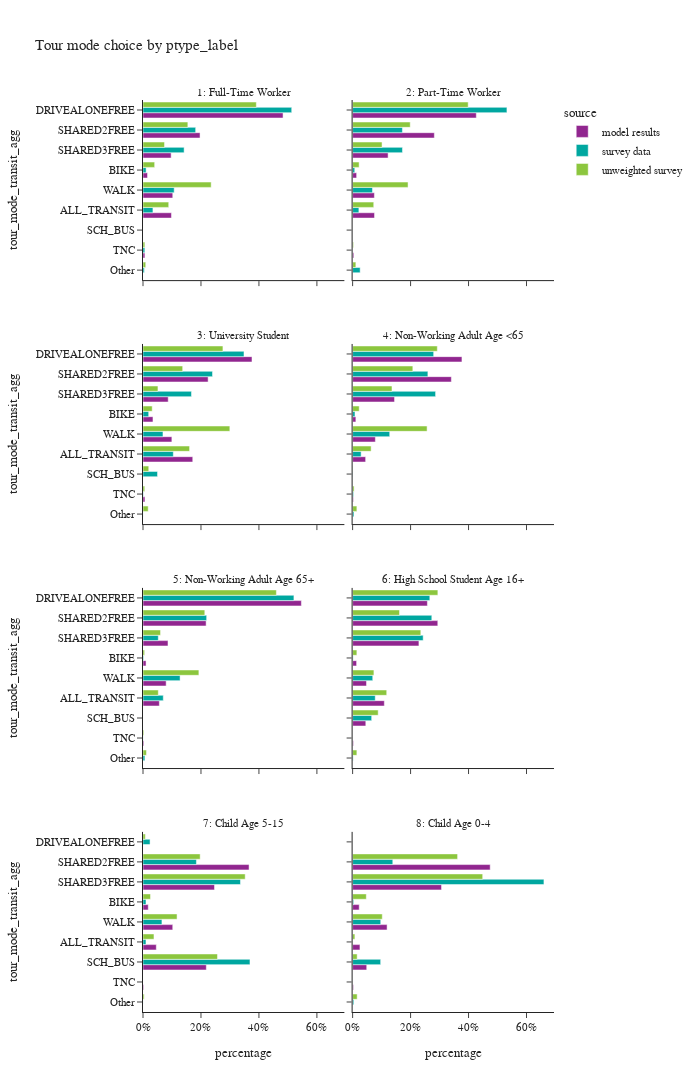
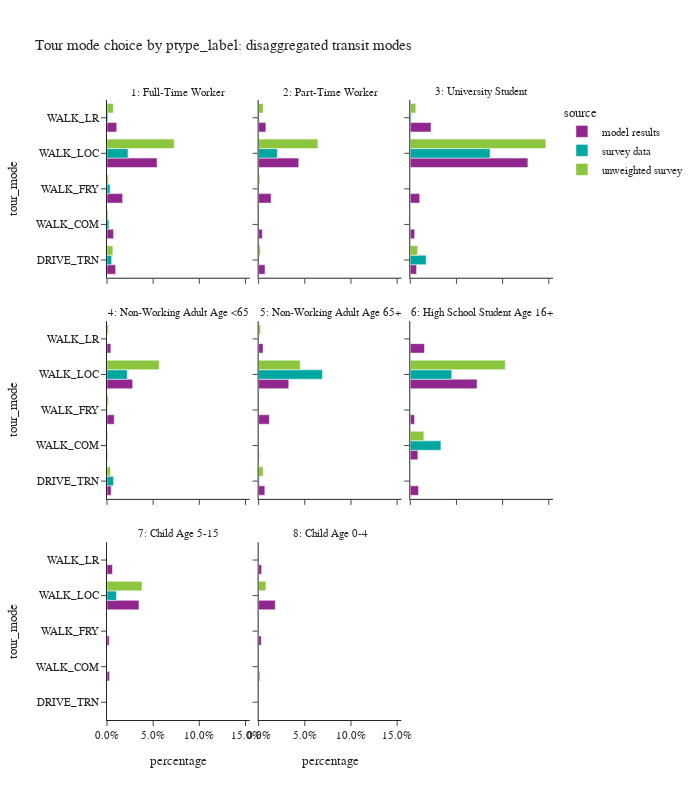

Notebook cell for these charts, in order:
### Code cell
plot_mode_choice(tour_data,'ptype_label',2,1200)
plot_mode_choice_transit(tour_data,'ptype_label',3,800)

### Figure 1 — Plotly figure (JSON) as saved in the notebook; plotly's stock layout.template omitted (floating-point values rounded to 4 significant figures)
{"data": [{"alignmentgroup": "True", "hovertemplate": "source=model results<br>ptype_label=1: Full-Time Worker<br>percentage=%{x}<br>tour_mode_transit_agg=%{y}<extra></extra>", "legendgroup": "model results", "marker": {"color": "#91268F", "pattern": {"shape": ""}}, "name": "model results", "offsetgroup": "model results", "orientation": "h", "showlegend": true, "textposition": "auto", "type": "bar", "x": [0.09815, 0.01559, 0.4832, 0.1968, 0.0971, 0.006477, 0.1027], "xaxis": "x7", "y": ["ALL_TRANSIT", "BIKE", "DRIVEALONEFREE", "SHARED2FREE", "SHARED3FREE", "TNC", "WALK"], "yaxis": "y7"}, {"alignmentgroup": "True", "hovertemplate": "source=model results<br>ptype_label=2: Part-Time Worker<br>percentage=%{x}<br>tour_mode_transit_agg=%{y}<extra></extra>", "legendgroup": "model results", "marker": {"color": "#91268F", "pattern": {"shape": ""}}, "name": "model results", "offsetgroup": "model results", "orientation": "h", "showlegend": false, "textposition": "auto", "type": "bar", "x": [0.07561, 0.01385, 0.4268, 0.282, 0.1224, 0.004108, 0.07515], "xaxis": "x8", "y": ["ALL_TRANSIT", "BIKE", "DRIVEALONEFREE", "SHARED2FREE", "SHARED3FREE", "TNC", "WALK"], "yaxis": "y8"}, {"alignmentgroup": "True", "hovertemplate": "source=model results<br>ptype_label=3: University Student<br>percentage=%{x}<br>tour_mode_transit_agg=%{y}<extra></extra>", "legendgroup": "model results", "marker": {"color": "#91268F", "pattern": {"shape": ""}}, "name": "model results", "offsetgroup": "model results", "orientation": "h", "showlegend": false, "textposition": "auto", "type": "bar", "x": [0.1716, 0.03443, 0.3761, 0.2246, 0.08697, 0.006646, 0.09962], "xaxis": "x5", "y": ["ALL_TRANSIT", "BIKE", "DRIVEALONEFREE", "SHARED2FREE", "SHARED3FREE", "TNC", "WALK"], "yaxis": "y5"}, {"alignmentgroup": "True", "hovertemplate": "source=model results<br>ptype_label=4: Non-Working Adult Age <65<br>percentage=%{x}<br>tour_mode_transit_agg=%{y}<extra></extra>", "legendgroup": "model results", "marker": {"color": "#91268F", "pattern": {"shape": ""}}, "name": "model results", "offsetgroup": "model results", "orientation": "h", "showlegend": false, "textposition": "auto", "type": "bar", "x": [0.04494, 0.01126, 0.3772, 0.3407, 0.1447, 0.002644, 0.07852], "xaxis": "x6", "y": ["ALL_TRANSIT", "BIKE", "DRIVEALONEFREE", "SHARED2FREE", "SHARED3FREE", "TNC", "WALK"], "yaxis": "y6"}, {"alignmentgroup": "True", "hovertemplate": "source=model results<br>ptype_label=5: Non-Working Adult Age 65+<br>percentage=%{x}<br>tour_mode_transit_agg=%{y}<extra></extra>", "legendgroup": "model results", "marker": {"color": "#91268F", "pattern": {"shape": ""}}, "name": "model results", "offsetgroup": "model results", "orientation": "h", "showlegend": false, "textposition": "auto", "type": "bar", "x": [0.05636, 0.01051, 0.5464, 0.2178, 0.08623, 0.002831, 0.07987], "xaxis": "x3", "y": ["ALL_TRANSIT", "BIKE", "DRIVEALONEFREE", "SHARED2FREE", "SHARED3FREE", "TNC", "WALK"], "yaxis": "y3"}, {"alignmentgroup": "True", "hovertemplate": "source=model results<br>ptype_label=6: High School Student Age 16+<br>percentage=%{x}<br>tour_mode_transit_agg=%{y}<extra></extra>", "legendgroup": "model results", "marker": {"color": "#91268F", "pattern": {"shape": ""}}, "name": "model results", "offsetgroup": "model results", "orientation": "h", "showlegend": false, "textposition": "auto", "type": "bar", "x": [0.1095, 0.01377, 0.258, 0.04552, 0.2939, 0.2288, 0.002728, 0.04786], "xaxis": "x4", "y": ["ALL_TRANSIT", "BIKE", "DRIVEALONEFREE", "SCH_BUS", "SHARED2FREE", "SHARED3FREE", "TNC", "WALK"], "yaxis": "y4"}, {"alignmentgroup": "True", "hovertemplate": "source=model results<br>ptype_label=7: Child Age 5-15<br>percentage=%{x}<br>tour_mode_transit_agg=%{y}<extra></extra>", "legendgroup": "model results", "marker": {"color": "#91268F", "pattern": {"shape": ""}}, "name": "model results", "offsetgroup": "model results", "orientation": "h", "showlegend": false, "textposition": "auto", "type": "bar", "x": [0.0459, 0.01812, 0.2185, 0.3659, 0.2467, 0.00226, 0.1026], "xaxis": "x", "y": ["ALL_TRANSIT", "BIKE", "SCH_BUS", "SHARED2FREE", "SHARED3FREE", "TNC", "WALK"], "yaxis": "y"}, {"alignmentgroup": "True", "hovertemplate": "source=model results<br>ptype_label=8: Child Age 0-4<br>percentage=%{x}<br>tour_mode_transit_agg=%{y}<extra></extra>", "legendgroup": "model results", "marker": {"color": "#91268F", "pattern": {"shape": ""}}, "name": "model results", "offsetgroup": "model results", "orientation": "h", "showlegend": false, "textposition": "auto", "type": "bar", "x": [0.02534, 0.02275, 0.04867, 0.4746, 0.3068, 0.002884, 0.1189], "xaxis": "x2", "y": ["ALL_TRANSIT", "BIKE", "SCH_BUS", "SHARED2FREE", "SHARED3FREE", "TNC", "WALK"], "yaxis": "y2"}, {"alignmentgroup": "True", "hovertemplate": "source=survey data<br>ptype_label=1: Full-Time Worker<br>percentage=%{x}<br>tour_mode_transit_agg=%{y}<extra></extra>", "legendgroup": "survey data", "marker": {"color": "#00A7A0", "pattern": {"shape": ""}}, "name": "survey data", "offsetgroup": "survey data", "orientation": "h", "showlegend": true, "textposition": "auto", "type": "bar", "x": [0.03425, 0.01078, 0.5131, 0.004508, 0.1817, 0.1419, 0.006265, 0.1076], "xaxis": "x7", "y": ["ALL_TRANSIT", "BIKE", "DRIVEALONEFREE", "Other", "SHARED2FREE", "SHARED3FREE", "TNC", "WALK"], "yaxis": "y7"}, {"alignmentgroup": "True", "hovertemplate": "source=survey data<br>ptype_label=2: Part-Time Worker<br>percentage=%{x}<br>tour_mode_transit_agg=%{y}<extra></extra>", "legendgroup": "survey data", "marker": {"color": "#00A7A0", "pattern": {"shape": ""}}, "name": "survey data", "offsetgroup": "survey data", "orientation": "h", "showlegend": false, "textposition": "auto", "type": "bar", "x": [0.02164, 0.007376, 0.5324, 0.02604, 0.1718, 0.172, 0.0001232, 0.06854], "xaxis": "x8", "y": ["ALL_TRANSIT", "BIKE", "DRIVEALONEFREE", "Other", "SHARED2FREE", "SHARED3FREE", "TNC", "WALK"], "yaxis": "y8"}, {"alignmentgroup": "True", "hovertemplate": "source=survey data<br>ptype_label=3: University Student<br>percentage=%{x}<br>tour_mode_transit_agg=%{y}<extra></extra>", "legendgroup": "survey data", "marker": {"color": "#00A7A0", "pattern": {"shape": ""}}, "name": "survey data", "offsetgroup": "survey data", "orientation": "h", "showlegend": false, "textposition": "auto", "type": "bar", "x": [0.1046, 0.01964, 0.3484, 0.0002072, 0.05011, 0.2398, 0.1672, 0.001074, 0.06891], "xaxis": "x5", "y": ["ALL_TRANSIT", "BIKE", "DRIVEALONEFREE", "Other", "SCH_BUS", "SHARED2FREE", "SHARED3FREE", "TNC", "WALK"], "yaxis": "y5"}, {"alignmentgroup": "True", "hovertemplate": "source=survey data<br>ptype_label=4: Non-Working Adult Age <65<br>percentage=%{x}<br>tour_mode_transit_agg=%{y}<extra></extra>", "legendgroup": "survey data", "marker": {"color": "#00A7A0", "pattern": {"shape": ""}}, "name": "survey data", "offsetgroup": "survey data", "orientation": "h", "showlegend": false, "textposition": "auto", "type": "bar", "x": [0.02941, 0.008137, 0.2797, 0.004541, 0.001058, 0.2597, 0.2863, 0.003175, 0.128], "xaxis": "x6", "y": ["ALL_TRANSIT", "BIKE", "DRIVEALONEFREE", "Other", "SCH_BUS", "SHARED2FREE", "SHARED3FREE", "TNC", "WALK"], "yaxis": "y6"}, {"alignmentgroup": "True", "hovertemplate": "source=survey data<br>ptype_label=5: Non-Working Adult Age 65+<br>percentage=%{x}<br>tour_mode_transit_agg=%{y}<extra></extra>", "legendgroup": "survey data", "marker": {"color": "#00A7A0", "pattern": {"shape": ""}}, "name": "survey data", "offsetgroup": "survey data", "orientation": "h", "showlegend": false, "textposition": "auto", "type": "bar", "x": [0.06998, 0.002074, 0.5207, 0.006546, 0.2197, 0.05277, 0.0003348, 0.1279], "xaxis": "x3", "y": ["ALL_TRANSIT", "BIKE", "DRIVEALONEFREE", "Other", "SHARED2FREE", "SHARED3FREE", "TNC", "WALK"], "yaxis": "y3"}, {"alignmentgroup": "True", "hovertemplate": "source=survey data<br>ptype_label=6: High School Student Age 16+<br>percentage=%{x}<br>tour_mode_transit_agg=%{y}<extra></extra>", "legendgroup": "survey data", "marker": {"color": "#00A7A0", "pattern": {"shape": ""}}, "name": "survey data", "offsetgroup": "survey data", "orientation": "h", "showlegend": false, "textposition": "auto", "type": "bar", "x": [0.07806, 0.001802, 0.2664, 0.001802, 0.06576, 0.2733, 0.2435, 0.06944], "xaxis": "x4", "y": ["ALL_TRANSIT", "BIKE", "DRIVEALONEFREE", "Other", "SCH_BUS", "SHARED2FREE", "SHARED3FREE", "WALK"], "yaxis": "y4"}, {"alignmentgroup": "True", "hovertemplate": "source=survey data<br>ptype_label=7: Child Age 5-15<br>percentage=%{x}<br>tour_mode_transit_agg=%{y}<extra></extra>", "legendgroup": "survey data", "marker": {"color": "#00A7A0", "pattern": {"shape": ""}}, "name": "survey data", "offsetgroup": "survey data", "orientation": "h", "showlegend": false, "textposition": "auto", "type": "bar", "x": [0.01025, 0.01033, 0.02435, 0.000126, 0.3691, 0.1843, 0.3363, 0.0653], "xaxis": "x", "y": ["ALL_TRANSIT", "BIKE", "DRIVEALONEFREE", "Other", "SCH_BUS", "SHARED2FREE", "SHARED3FREE", "WALK"], "yaxis": "y"}, {"alignmentgroup": "True", "hovertemplate": "source=survey data<br>ptype_label=8: Child Age 0-4<br>percentage=%{x}<br>tour_mode_transit_agg=%{y}<extra></extra>", "legendgroup": "survey data", "marker": {"color": "#00A7A0", "pattern": {"shape": ""}}, "name": "survey data", "offsetgroup": "survey data", "orientation": "h", "showlegend": false, "textposition": "auto", "type": "bar", "x": [0.0, 0.00344, 0.00399, 0.09678, 0.1386, 0.6601, 0.09707], "xaxis": "x2", "y": ["ALL_TRANSIT", "BIKE", "Other", "SCH_BUS", "SHARED2FREE", "SHARED3FREE", "WALK"], "yaxis": "y2"}, {"alignmentgroup": "True", "hovertemplate": "source=unweighted survey<br>ptype_label=1: Full-Time Worker<br>percentage=%{x}<br>tour_mode_transit_agg=%{y}<extra></extra>", "legendgroup": "unweighted survey", "marker": {"color": "#8CC63E", "pattern": {"shape": ""}}, "name": "unweighted survey", "offsetgroup": "unweighted survey", "orientation": "h", "showlegend": true, "textposition": "auto", "type": "bar", "x": [0.08874, 0.04023, 0.3911, 0.0094, 0.1547, 0.07426, 0.006392, 0.2352], "xaxis": "x7", "y": ["ALL_TRANSIT", "BIKE", "DRIVEALONEFREE", "Other", "SHARED2FREE", "SHARED3FREE", "TNC", "WALK"], "yaxis": "y7"}, {"alignmentgroup": "True", "hovertemplate": "source=unweighted survey<br>ptype_label=2: Part-Time Worker<br>percentage=%{x}<br>tour_mode_transit_agg=%{y}<extra></extra>", "legendgroup": "unweighted survey", "marker": {"color": "#8CC63E", "pattern": {"shape": ""}}, "name": "unweighted survey", "offsetgroup": "unweighted survey", "orientation": "h", "showlegend": false, "textposition": "auto", "type": "bar", "x": [0.0729, 0.02243, 0.3988, 0.01121, 0.1988, 0.1016, 0.003115, 0.1913], "xaxis": "x8", "y": ["ALL_TRANSIT", "BIKE", "DRIVEALONEFREE", "Other", "SHARED2FREE", "SHARED3FREE", "TNC", "WALK"], "yaxis": "y8"}, {"alignmentgroup": "True", "hovertemplate": "source=unweighted survey<br>ptype_label=3: University Student<br>percentage=%{x}<br>tour_mode_transit_agg=%{y}<extra></extra>", "legendgroup": "unweighted survey", "marker": {"color": "#8CC63E", "pattern": {"shape": ""}}, "name": "unweighted survey", "offsetgroup": "unweighted survey", "orientation": "h", "showlegend": false, "textposition": "auto", "type": "bar", "x": [0.1607, 0.03175, 0.2758, 0.01786, 0.01984, 0.1369, 0.05159, 0.005952, 0.2996], "xaxis": "x5", "y": ["ALL_TRANSIT", "BIKE", "DRIVEALONEFREE", "Other", "SCH_BUS", "SHARED2FREE", "SHARED3FREE", "TNC", "WALK"], "yaxis": "y5"}, {"alignmentgroup": "True", "hovertemplate": "source=unweighted survey<br>ptype_label=4: Non-Working Adult Age <65<br>percentage=%{x}<br>tour_mode_transit_agg=%{y}<extra></extra>", "legendgroup": "unweighted survey", "marker": {"color": "#8CC63E", "pattern": {"shape": ""}}, "name": "unweighted survey", "offsetgroup": "unweighted survey", "orientation": "h", "showlegend": false, "textposition": "auto", "type": "bar", "x": [0.06388, 0.02276, 0.2922, 0.01468, 0.0007342, 0.2078, 0.1358, 0.00514, 0.257], "xaxis": "x6", "y": ["ALL_TRANSIT", "BIKE", "DRIVEALONEFREE", "Other", "SCH_BUS", "SHARED2FREE", "SHARED3FREE", "TNC", "WALK"], "yaxis": "y6"}, {"alignmentgroup": "True", "hovertemplate": "source=unweighted survey<br>ptype_label=5: Non-Working Adult Age 65+<br>percentage=%{x}<br>tour_mode_transit_agg=%{y}<extra></extra>", "legendgroup": "unweighted survey", "marker": {"color": "#8CC63E", "pattern": {"shape": ""}}, "name": "unweighted survey", "offsetgroup": "unweighted survey", "orientation": "h", "showlegend": false, "textposition": "auto", "type": "bar", "x": [0.05278, 0.00563, 0.4602, 0.01196, 0.2132, 0.06052, 0.002815, 0.1928], "xaxis": "x3", "y": ["ALL_TRANSIT", "BIKE", "DRIVEALONEFREE", "Other", "SHARED2FREE", "SHARED3FREE", "TNC", "WALK"], "yaxis": "y3"}, {"alignmentgroup": "True", "hovertemplate": "source=unweighted survey<br>ptype_label=6: High School Student Age 16+<br>percentage=%{x}<br>tour_mode_transit_agg=%{y}<extra></extra>", "legendgroup": "unweighted survey", "marker": {"color": "#8CC63E", "pattern": {"shape": ""}}, "name": "unweighted survey", "offsetgroup": "unweighted survey", "orientation": "h", "showlegend": false, "textposition": "auto", "type": "bar", "x": [0.1176, 0.01471, 0.2941, 0.01471, 0.08824, 0.1618, 0.2353, 0.07353], "xaxis": "x4", "y": ["ALL_TRANSIT", "BIKE", "DRIVEALONEFREE", "Other", "SCH_BUS", "SHARED2FREE", "SHARED3FREE", "WALK"], "yaxis": "y4"}, {"alignmentgroup": "True", "hovertemplate": "source=unweighted survey<br>ptype_label=7: Child Age 5-15<br>percentage=%{x}<br>tour_mode_transit_agg=%{y}<extra></extra>", "legendgroup": "unweighted survey", "marker": {"color": "#8CC63E", "pattern": {"shape": ""}}, "name": "unweighted survey", "offsetgroup": "unweighted survey", "orientation": "h", "showlegend": false, "textposition": "auto", "type": "bar", "x": [0.03785, 0.0259, 0.007968, 0.003984, 0.257, 0.1972, 0.3526, 0.1175], "xaxis": "x", "y": ["ALL_TRANSIT", "BIKE", "DRIVEALONEFREE", "Other", "SCH_BUS", "SHARED2FREE", "SHARED3FREE", "WALK"], "yaxis": "y"}, {"alignmentgroup": "True", "hovertemplate": "source=unweighted survey<br>ptype_label=8: Child Age 0-4<br>percentage=%{x}<br>tour_mode_transit_agg=%{y}<extra></extra>", "legendgroup": "unweighted survey", "marker": {"color": "#8CC63E", "pattern": {"shape": ""}}, "name": "unweighted survey", "offsetgroup": "unweighted survey", "orientation": "h", "showlegend": false, "textposition": "auto", "type": "bar", "x": [0.007874, 0.04724, 0.01575, 0.01575, 0.3622, 0.4488, 0.1024], "xaxis": "x2", "y": ["ALL_TRANSIT", "BIKE", "Other", "SCH_BUS", "SHARED2FREE", "SHARED3FREE", "WALK"], "yaxis": "y2"}], "layout": {"annotations": [{"font": {}, "showarrow": false, "text": "7: Child Age 5-15", "x": 0.245, "xanchor": "center", "xref": "paper", "y": 0.1975, "yanchor": "bottom", "yref": "paper"}, {"font": {}, "showarrow": false, "text": "8: Child Age 0-4", "x": 0.755, "xanchor": "center", "xref": "paper", "y": 0.1975, "yanchor": "bottom", "yref": "paper"}, {"font": {}, "showarrow": false, "text": "5: Non-Working Adult Age 65+", "x": 0.245, "xanchor": "center", "xref": "paper", "y": 0.465, "yanchor": "bottom", "yref": "paper"}, {"font": {}, "showarrow": false, "text": "6: High School Student Age 16+", "x": 0.755, "xanchor": "center", "xref": "paper", "y": 0.465, "yanchor": "bottom", "yref": "paper"}, {"font": {}, "showarrow": false, "text": "3: University Student", "x": 0.245, "xanchor": "center", "xref": "paper", "y": 0.7325, "yanchor": "bottom", "yref": "paper"}, {"font": {}, "showarrow": false, "text": "4: Non-Working Adult Age <65", "x": 0.755, "xanchor": "center", "xref": "paper", "y": 0.7325, "yanchor": "bottom", "yref": "paper"}, {"font": {}, "showarrow": false, "text": "1: Full-Time Worker", "x": 0.245, "xanchor": "center", "xref": "paper", "y": 1.0, "yanchor": "bottom", "yref": "paper"}, {"font": {}, "showarrow": false, "text": "2: Part-Time Worker", "x": 0.755, "xanchor": "center", "xref": "paper", "y": 1.0, "yanchor": "bottom", "yref": "paper"}], "barmode": "group", "height": 1200, "legend": {"title": {"text": "source"}, "tracegroupgap": 0}, "title": {"text": "Tour mode choice by ptype_label"}, "width": 700, "xaxis": {"anchor": "y", "domain": [0.0, 0.49], "tickformat": ".0%", "title": {"text": "percentage"}}, "xaxis2": {"anchor": "y2", "domain": [0.51, 1.0], "matches": "x", "tickformat": ".0%", "title": {"text": "percentage"}}, "xaxis3": {"anchor": "y3", "domain": [0.0, 0.49], "matches": "x", "showticklabels": false}, "xaxis4": {"anchor": "y4", "domain": [0.51, 1.0], "matches": "x", "showticklabels": false}, "xaxis5": {"anchor": "y5", "domain": [0.0, 0.49], "matches": "x", "showticklabels": false}, "xaxis6": {"anchor": "y6", "domain": [0.51, 1.0], "matches": "x", "showticklabels": false}, "xaxis7": {"anchor": "y7", "domain": [0.0, 0.49], "matches": "x", "showticklabels": false}, "xaxis8": {"anchor": "y8", "domain": [0.51, 1.0], "matches": "x", "showticklabels": false}, "yaxis": {"anchor": "x", "categoryarray": ["Other", "TNC", "SCH_BUS", "ALL_TRANSIT", "WALK", "BIKE", "SHARED3FREE", "SHARED2FREE", "DRIVEALONEFREE"], "categoryorder": "array", "domain": [0.0, 0.1975], "title": {"text": "tour_mode_transit_agg"}}, "yaxis2": {"anchor": "x2", "domain": [0.0, 0.1975], "matches": "y", "showticklabels": false}, "yaxis3": {"anchor": "x3", "categoryarray": ["Other", "TNC", "SCH_BUS", "ALL_TRANSIT", "WALK", "BIKE", "SHARED3FREE", "SHARED2FREE", "DRIVEALONEFREE"], "categoryorder": "array", "domain": [0.2675, 0.465], "matches": "y", "title": {"text": "tour_mode_transit_agg"}}, "yaxis4": {"anchor": "x4", "domain": [0.2675, 0.465], "matches": "y", "showticklabels": false}, "yaxis5": {"anchor": "x5", "categoryarray": ["Other", "TNC", "SCH_BUS", "ALL_TRANSIT", "WALK", "BIKE", "SHARED3FREE", "SHARED2FREE", "DRIVEALONEFREE"], "categoryorder": "array", "domain": [0.535, 0.7325], "matches": "y", "title": {"text": "tour_mode_transit_agg"}}, "yaxis6": {"anchor": "x6", "domain": [0.535, 0.7325], "matches": "y", "showticklabels": false}, "yaxis7": {"anchor": "x7", "categoryarray": ["Other", "TNC", "SCH_BUS", "ALL_TRANSIT", "WALK", "BIKE", "SHARED3FREE", "SHARED2FREE", "DRIVEALONEFREE"], "categoryorder": "array", "domain": [0.8025, 1.0], "matches": "y", "title": {"text": "tour_mode_transit_agg"}}, "yaxis8": {"anchor": "x8", "domain": [0.8025, 1.0], "matches": "y", "showticklabels": false}}}

### Figure 2 — Plotly figure (JSON) as saved in the notebook; plotly's stock layout.template omitted (floating-point values rounded to 4 significant figures)
{"data": [{"alignmentgroup": "True", "hovertemplate": "source=model results<br>ptype_label=1: Full-Time Worker<br>percentage=%{x}<br>tour_mode=%{y}<extra></extra>", "legendgroup": "model results", "marker": {"color": "#91268F", "pattern": {"shape": ""}}, "name": "model results", "offsetgroup": "model results", "orientation": "h", "showlegend": true, "textposition": "auto", "type": "bar", "x": [0.009325, 0.007107, 0.01694, 0.05424, 0.01054], "xaxis": "x7", "y": ["DRIVE_TRN", "WALK_COM", "WALK_FRY", "WALK_LOC", "WALK_LR"], "yaxis": "y7"}, {"alignmentgroup": "True", "hovertemplate": "source=model results<br>ptype_label=2: Part-Time Worker<br>percentage=%{x}<br>tour_mode=%{y}<extra></extra>", "legendgroup": "model results", "marker": {"color": "#91268F", "pattern": {"shape": ""}}, "name": "model results", "offsetgroup": "model results", "orientation": "h", "showlegend": false, "textposition": "auto", "type": "bar", "x": [0.006885, 0.003965, 0.0135, 0.04342, 0.007841], "xaxis": "x8", "y": ["DRIVE_TRN", "WALK_COM", "WALK_FRY", "WALK_LOC", "WALK_LR"], "yaxis": "y8"}, {"alignmentgroup": "True", "hovertemplate": "source=model results<br>ptype_label=3: University Student<br>percentage=%{x}<br>tour_mode=%{y}<extra></extra>", "legendgroup": "model results", "marker": {"color": "#91268F", "pattern": {"shape": ""}}, "name": "model results", "offsetgroup": "model results", "orientation": "h", "showlegend": false, "textposition": "auto", "type": "bar", "x": [0.006842, 0.00478, 0.01022, 0.1273, 0.02246], "xaxis": "x9", "y": ["DRIVE_TRN", "WALK_COM", "WALK_FRY", "WALK_LOC", "WALK_LR"], "yaxis": "y9"}, {"alignmentgroup": "True", "hovertemplate": "source=model results<br>ptype_label=4: Non-Working Adult Age <65<br>percentage=%{x}<br>tour_mode=%{y}<extra></extra>", "legendgroup": "model results", "marker": {"color": "#91268F", "pattern": {"shape": ""}}, "name": "model results", "offsetgroup": "model results", "orientation": "h", "showlegend": false, "textposition": "auto", "type": "bar", "x": [0.004564, 0.0005618, 0.007858, 0.02777, 0.004192], "xaxis": "x4", "y": ["DRIVE_TRN", "WALK_COM", "WALK_FRY", "WALK_LOC", "WALK_LR"], "yaxis": "y4"}, {"alignmentgroup": "True", "hovertemplate": "source=model results<br>ptype_label=5: Non-Working Adult Age 65+<br>percentage=%{x}<br>tour_mode=%{y}<extra></extra>", "legendgroup": "model results", "marker": {"color": "#91268F", "pattern": {"shape": ""}}, "name": "model results", "offsetgroup": "model results", "orientation": "h", "showlegend": false, "textposition": "auto", "type": "bar", "x": [0.006693, 0.0006214, 0.01161, 0.03261, 0.004827], "xaxis": "x5", "y": ["DRIVE_TRN", "WALK_COM", "WALK_FRY", "WALK_LOC", "WALK_LR"], "yaxis": "y5"}, {"alignmentgroup": "True", "hovertemplate": "source=model results<br>ptype_label=6: High School Student Age 16+<br>percentage=%{x}<br>tour_mode=%{y}<extra></extra>", "legendgroup": "model results", "marker": {"color": "#91268F", "pattern": {"shape": ""}}, "name": "model results", "offsetgroup": "model results", "orientation": "h", "showlegend": false, "textposition": "auto", "type": "bar", "x": [0.008932, 0.008237, 0.004635, 0.07233, 0.01535], "xaxis": "x6", "y": ["DRIVE_TRN", "WALK_COM", "WALK_FRY", "WALK_LOC", "WALK_LR"], "yaxis": "y6"}, {"alignmentgroup": "True", "hovertemplate": "source=model results<br>ptype_label=7: Child Age 5-15<br>percentage=%{x}<br>tour_mode=%{y}<extra></extra>", "legendgroup": "model results", "marker": {"color": "#91268F", "pattern": {"shape": ""}}, "name": "model results", "offsetgroup": "model results", "orientation": "h", "showlegend": false, "textposition": "auto", "type": "bar", "x": [0.002792, 0.002484, 0.03464, 0.005984], "xaxis": "x", "y": ["WALK_COM", "WALK_FRY", "WALK_LOC", "WALK_LR"], "yaxis": "y"}, {"alignmentgroup": "True", "hovertemplate": "source=model results<br>ptype_label=8: Child Age 0-4<br>percentage=%{x}<br>tour_mode=%{y}<extra></extra>", "legendgroup": "model results", "marker": {"color": "#91268F", "pattern": {"shape": ""}}, "name": "model results", "offsetgroup": "model results", "orientation": "h", "showlegend": false, "textposition": "auto", "type": "bar", "x": [0.001195, 0.002879, 0.01801, 0.003252], "xaxis": "x2", "y": ["WALK_COM", "WALK_FRY", "WALK_LOC", "WALK_LR"], "yaxis": "y2"}, {"alignmentgroup": "True", "hovertemplate": "source=survey data<br>ptype_label=1: Full-Time Worker<br>percentage=%{x}<br>tour_mode=%{y}<extra></extra>", "legendgroup": "survey data", "marker": {"color": "#00A7A0", "pattern": {"shape": ""}}, "name": "survey data", "offsetgroup": "survey data", "orientation": "h", "showlegend": true, "textposition": "auto", "type": "bar", "x": [0.005069, 0.002135, 0.003349, 0.02271, 0.0009812], "xaxis": "x7", "y": ["DRIVE_TRN", "WALK_COM", "WALK_FRY", "WALK_LOC", "WALK_LR"], "yaxis": "y7"}, {"alignmentgroup": "True", "hovertemplate": "source=survey data<br>ptype_label=2: Part-Time Worker<br>percentage=%{x}<br>tour_mode=%{y}<extra></extra>", "legendgroup": "survey data", "marker": {"color": "#00A7A0", "pattern": {"shape": ""}}, "name": "survey data", "offsetgroup": "survey data", "orientation": "h", "showlegend": false, "textposition": "auto", "type": "bar", "x": [0.0005231, 0.0, 0.0002465, 0.02026, 0.0006092], "xaxis": "x8", "y": ["DRIVE_TRN", "WALK_COM", "WALK_FRY", "WALK_LOC", "WALK_LR"], "yaxis": "y8"}, {"alignmentgroup": "True", "hovertemplate": "source=survey data<br>ptype_label=3: University Student<br>percentage=%{x}<br>tour_mode=%{y}<extra></extra>", "legendgroup": "survey data", "marker": {"color": "#00A7A0", "pattern": {"shape": ""}}, "name": "survey data", "offsetgroup": "survey data", "orientation": "h", "showlegend": false, "textposition": "auto", "type": "bar", "x": [0.01714, 0.08644, 0.00102], "xaxis": "x9", "y": ["DRIVE_TRN", "WALK_LOC", "WALK_LR"], "yaxis": "y9"}, {"alignmentgroup": "True", "hovertemplate": "source=survey data<br>ptype_label=4: Non-Working Adult Age <65<br>percentage=%{x}<br>tour_mode=%{y}<extra></extra>", "legendgroup": "survey data", "marker": {"color": "#00A7A0", "pattern": {"shape": ""}}, "name": "survey data", "offsetgroup": "survey data", "orientation": "h", "showlegend": false, "textposition": "auto", "type": "bar", "x": [0.007073, 0.0, 0.0003316, 0.022, 1.118e-05], "xaxis": "x4", "y": ["DRIVE_TRN", "WALK_COM", "WALK_FRY", "WALK_LOC", "WALK_LR"], "yaxis": "y4"}, {"alignmentgroup": "True", "hovertemplate": "source=survey data<br>ptype_label=5: Non-Working Adult Age 65+<br>percentage=%{x}<br>tour_mode=%{y}<extra></extra>", "legendgroup": "survey data", "marker": {"color": "#00A7A0", "pattern": {"shape": ""}}, "name": "survey data", "offsetgroup": "survey data", "orientation": "h", "showlegend": false, "textposition": "auto", "type": "bar", "x": [0.0006445, 0.0001429, 0.06909, 0.0001026], "xaxis": "x5", "y": ["DRIVE_TRN", "WALK_FRY", "WALK_LOC", "WALK_LR"], "yaxis": "y5"}, {"alignmentgroup": "True", "hovertemplate": "source=survey data<br>ptype_label=6: High School Student Age 16+<br>percentage=%{x}<br>tour_mode=%{y}<extra></extra>", "legendgroup": "survey data", "marker": {"color": "#00A7A0", "pattern": {"shape": ""}}, "name": "survey data", "offsetgroup": "survey data", "orientation": "h", "showlegend": false, "textposition": "auto", "type": "bar", "x": [0.03317, 0.04489], "xaxis": "x6", "y": ["WALK_COM", "WALK_LOC"], "yaxis": "y6"}, {"alignmentgroup": "True", "hovertemplate": "source=survey data<br>ptype_label=7: Child Age 5-15<br>percentage=%{x}<br>tour_mode=%{y}<extra></extra>", "legendgroup": "survey data", "marker": {"color": "#00A7A0", "pattern": {"shape": ""}}, "name": "survey data", "offsetgroup": "survey data", "orientation": "h", "showlegend": false, "textposition": "auto", "type": "bar", "x": [0.01025], "xaxis": "x", "y": ["WALK_LOC"], "yaxis": "y"}, {"alignmentgroup": "True", "hovertemplate": "source=survey data<br>ptype_label=8: Child Age 0-4<br>percentage=%{x}<br>tour_mode=%{y}<extra></extra>", "legendgroup": "survey data", "marker": {"color": "#00A7A0", "pattern": {"shape": ""}}, "name": "survey data", "offsetgroup": "survey data", "orientation": "h", "showlegend": false, "textposition": "auto", "type": "bar", "x": [0.0], "xaxis": "x2", "y": ["WALK_LOC"], "yaxis": "y2"}, {"alignmentgroup": "True", "hovertemplate": "source=unweighted survey<br>ptype_label=1: Full-Time Worker<br>percentage=%{x}<br>tour_mode=%{y}<extra></extra>", "legendgroup": "unweighted survey", "marker": {"color": "#8CC63E", "pattern": {"shape": ""}}, "name": "unweighted survey", "offsetgroup": "unweighted survey", "orientation": "h", "showlegend": true, "textposition": "auto", "type": "bar", "x": [0.006392, 0.001128, 0.001504, 0.07276, 0.006956], "xaxis": "x7", "y": ["DRIVE_TRN", "WALK_COM", "WALK_FRY", "WALK_LOC", "WALK_LR"], "yaxis": "y7"}, {"alignmentgroup": "True", "hovertemplate": "source=unweighted survey<br>ptype_label=2: Part-Time Worker<br>percentage=%{x}<br>tour_mode=%{y}<extra></extra>", "legendgroup": "unweighted survey", "marker": {"color": "#8CC63E", "pattern": {"shape": ""}}, "name": "unweighted survey", "offsetgroup": "unweighted survey", "orientation": "h", "showlegend": false, "textposition": "auto", "type": "bar", "x": [0.001869, 0.0006231, 0.001246, 0.06417, 0.004984], "xaxis": "x8", "y": ["DRIVE_TRN", "WALK_COM", "WALK_FRY", "WALK_LOC", "WALK_LR"], "yaxis": "y8"}, {"alignmentgroup": "True", "hovertemplate": "source=unweighted survey<br>ptype_label=3: University Student<br>percentage=%{x}<br>tour_mode=%{y}<extra></extra>", "legendgroup": "unweighted survey", "marker": {"color": "#8CC63E", "pattern": {"shape": ""}}, "name": "unweighted survey", "offsetgroup": "unweighted survey", "orientation": "h", "showlegend": false, "textposition": "auto", "type": "bar", "x": [0.007937, 0.1468, 0.005952], "xaxis": "x9", "y": ["DRIVE_TRN", "WALK_LOC", "WALK_LR"], "yaxis": "y9"}, {"alignmentgroup": "True", "hovertemplate": "source=unweighted survey<br>ptype_label=4: Non-Working Adult Age <65<br>percentage=%{x}<br>tour_mode=%{y}<extra></extra>", "legendgroup": "unweighted survey", "marker": {"color": "#8CC63E", "pattern": {"shape": ""}}, "name": "unweighted survey", "offsetgroup": "unweighted survey", "orientation": "h", "showlegend": false, "textposition": "auto", "type": "bar", "x": [0.003671, 0.0007342, 0.001468, 0.05653, 0.001468], "xaxis": "x4", "y": ["DRIVE_TRN", "WALK_COM", "WALK_FRY", "WALK_LOC", "WALK_LR"], "yaxis": "y4"}, {"alignmentgroup": "True", "hovertemplate": "source=unweighted survey<br>ptype_label=5: Non-Working Adult Age 65+<br>percentage=%{x}<br>tour_mode=%{y}<extra></extra>", "legendgroup": "unweighted survey", "marker": {"color": "#8CC63E", "pattern": {"shape": ""}}, "name": "unweighted survey", "offsetgroup": "unweighted survey", "orientation": "h", "showlegend": false, "textposition": "auto", "type": "bar", "x": [0.004926, 0.0007037, 0.04504, 0.002111], "xaxis": "x5", "y": ["DRIVE_TRN", "WALK_FRY", "WALK_LOC", "WALK_LR"], "yaxis": "y5"}, {"alignmentgroup": "True", "hovertemplate": "source=unweighted survey<br>ptype_label=6: High School Student Age 16+<br>percentage=%{x}<br>tour_mode=%{y}<extra></extra>", "legendgroup": "unweighted survey", "marker": {"color": "#8CC63E", "pattern": {"shape": ""}}, "name": "unweighted survey", "offsetgroup": "unweighted survey", "orientation": "h", "showlegend": false, "textposition": "auto", "type": "bar", "x": [0.01471, 0.1029], "xaxis": "x6", "y": ["WALK_COM", "WALK_LOC"], "yaxis": "y6"}, {"alignmentgroup": "True", "hovertemplate": "source=unweighted survey<br>ptype_label=7: Child Age 5-15<br>percentage=%{x}<br>tour_mode=%{y}<extra></extra>", "legendgroup": "unweighted survey", "marker": {"color": "#8CC63E", "pattern": {"shape": ""}}, "name": "unweighted survey", "offsetgroup": "unweighted survey", "orientation": "h", "showlegend": false, "textposition": "auto", "type": "bar", "x": [0.03785], "xaxis": "x", "y": ["WALK_LOC"], "yaxis": "y"}, {"alignmentgroup": "True", "hovertemplate": "source=unweighted survey<br>ptype_label=8: Child Age 0-4<br>percentage=%{x}<br>tour_mode=%{y}<extra></extra>", "legendgroup": "unweighted survey", "marker": {"color": "#8CC63E", "pattern": {"shape": ""}}, "name": "unweighted survey", "offsetgroup": "unweighted survey", "orientation": "h", "showlegend": false, "textposition": "auto", "type": "bar", "x": [0.007874], "xaxis": "x2", "y": ["WALK_LOC"], "yaxis": "y2"}], "layout": {"annotations": [{"font": {}, "showarrow": false, "text": "7: Child Age 5-15", "x": 0.16, "xanchor": "center", "xref": "paper", "y": 0.2867, "yanchor": "bottom", "yref": "paper"}, {"font": {}, "showarrow": false, "text": "8: Child Age 0-4", "x": 0.5, "xanchor": "center", "xref": "paper", "y": 0.2867, "yanchor": "bottom", "yref": "paper"}, {"font": {}, "showarrow": false, "text": "4: Non-Working Adult Age <65", "x": 0.16, "xanchor": "center", "xref": "paper", "y": 0.6433, "yanchor": "bottom", "yref": "paper"}, {"font": {}, "showarrow": false, "text": "5: Non-Working Adult Age 65+", "x": 0.5, "xanchor": "center", "xref": "paper", "y": 0.6433, "yanchor": "bottom", "yref": "paper"}, {"font": {}, "showarrow": false, "text": "6: High School Student Age 16+", "x": 0.84, "xanchor": "center", "xref": "paper", "y": 0.6433, "yanchor": "bottom", "yref": "paper"}, {"font": {}, "showarrow": false, "text": "1: Full-Time Worker", "x": 0.16, "xanchor": "center", "xref": "paper", "y": 1.0, "yanchor": "bottom", "yref": "paper"}, {"font": {}, "showarrow": false, "text": "2: Part-Time Worker", "x": 0.5, "xanchor": "center", "xref": "paper", "y": 1.0, "yanchor": "bottom", "yref": "paper"}, {"font": {}, "showarrow": false, "text": "3: University Student", "x": 0.84, "xanchor": "center", "xref": "paper", "y": 1.0, "yanchor": "bottom", "yref": "paper"}], "barmode": "group", "height": 800, "legend": {"title": {"text": "source"}, "tracegroupgap": 0}, "title": {"text": "Tour mode choice by ptype_label: disaggregated transit modes"}, "width": 700, "xaxis": {"anchor": "y", "domain": [0.0, 0.32], "tickformat": ".1%", "title": {"text": "percentage"}}, "xaxis2": {"anchor": "y2", "domain": [0.34, 0.66], "matches": "x", "tickformat": ".1%", "title": {"text": "percentage"}}, "xaxis3": {"anchor": "y3", "domain": [0.68, 1.0], "matches": "x", "title": {"text": "percentage"}}, "xaxis4": {"anchor": "y4", "domain": [0.0, 0.32], "matches": "x", "showticklabels": false}, "xaxis5": {"anchor": "y5", "domain": [0.34, 0.66], "matches": "x", "showticklabels": false}, "xaxis6": {"anchor": "y6", "domain": [0.68, 1.0], "matches": "x", "showticklabels": false}, "xaxis7": {"anchor": "y7", "domain": [0.0, 0.32], "matches": "x", "showticklabels": false}, "xaxis8": {"anchor": "y8", "domain": [0.34, 0.66], "matches": "x", "showticklabels": false}, "xaxis9": {"anchor": "y9", "domain": [0.68, 1.0], "matches": "x", "showticklabels": false}, "yaxis": {"anchor": "x", "domain": [0.0, 0.2867], "title": {"text": "tour_mode"}}, "yaxis2": {"anchor": "x2", "domain": [0.0, 0.2867], "matches": "y", "showticklabels": false}, "yaxis3": {"anchor": "x3", "domain": [0.0, 0.2867], "matches": "y", "showticklabels": false}, "yaxis4": {"anchor": "x4", "domain": [0.3567, 0.6433], "matches": "y", "title": {"text": "tour_mode"}}, "yaxis5": {"anchor": "x5", "domain": [0.3567, 0.6433], "matches": "y", "showticklabels": false}, "yaxis6": {"anchor": "x6", "domain": [0.3567, 0.6433], "matches": "y", "showticklabels": false}, "yaxis7": {"anchor": "x7", "domain": [0.7133, 1.0], "matches": "y", "title": {"text": "tour_mode"}}, "yaxis8": {"anchor": "x8", "domain": [0.7133, 1.0], "matches": "y", "showticklabels": false}, "yaxis9": {"anchor": "x9", "domain": [0.7133, 1.0], "matches": "y", "showticklabels": false}}}
